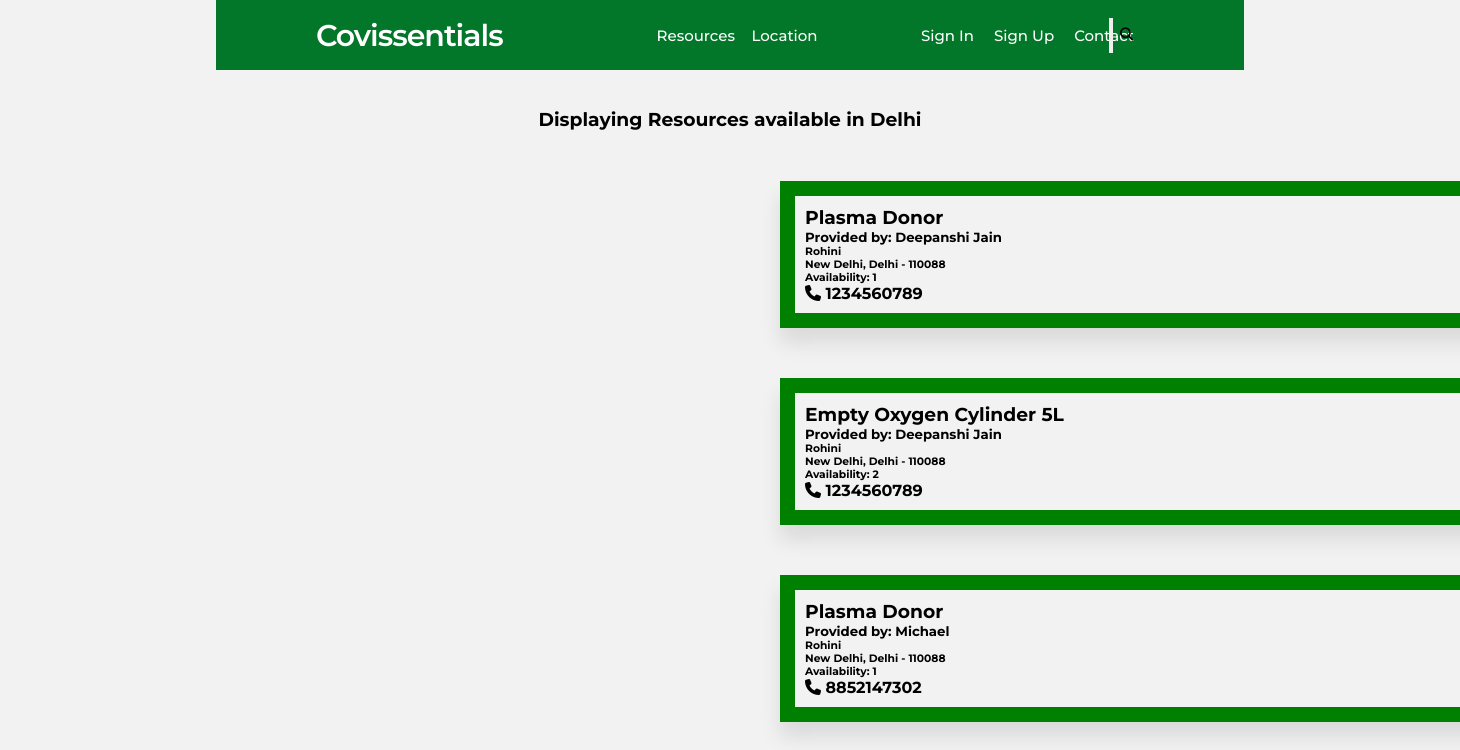
The app's page /display/0/1/, older data.
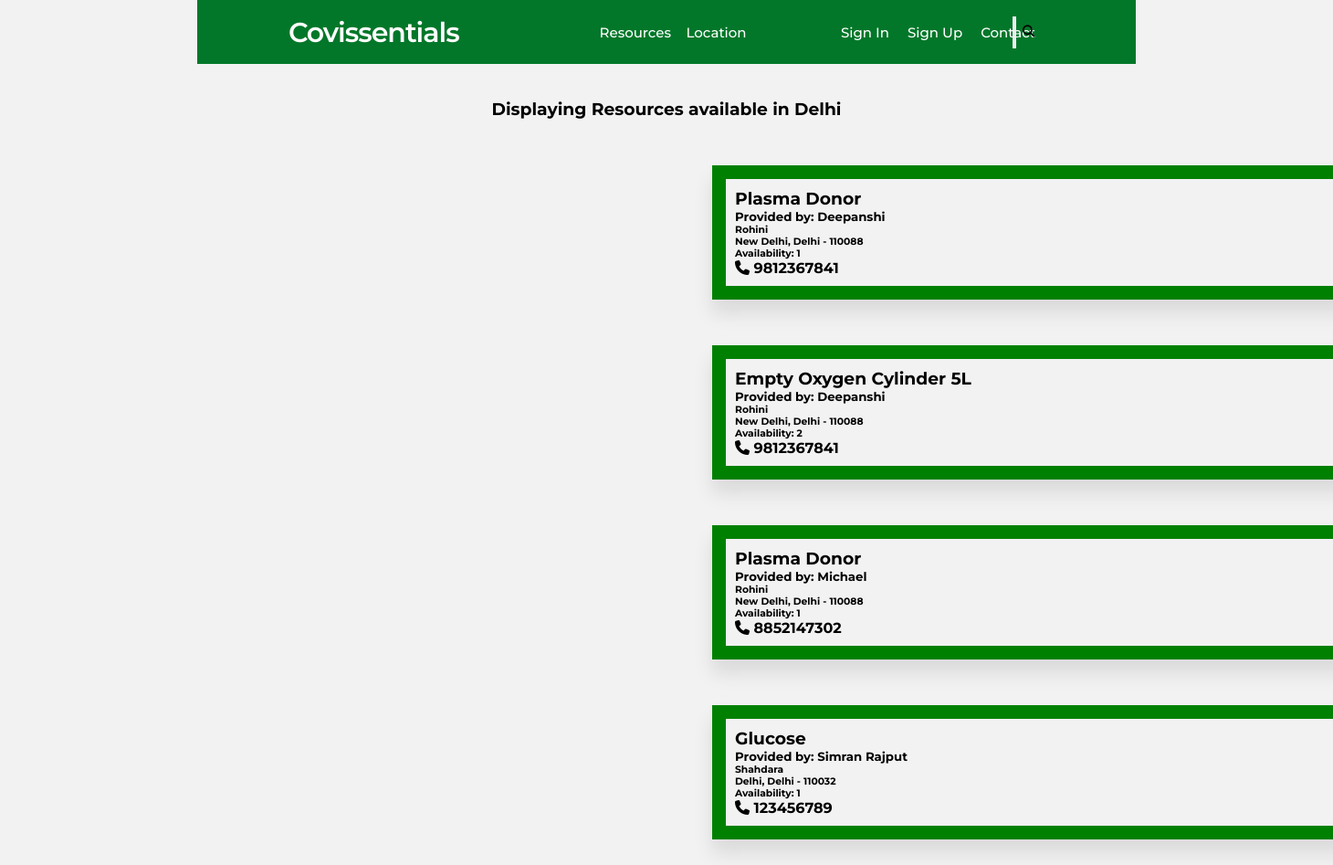
The same page, newer data.
### mainApp/models.py (models this page shows, shortened)
class State(models.Model):
    state = models.CharField(max_length=50)

class Resource(models.Model):
    rname = models.CharField(max_length=50)
    provider = models.ForeignKey(Provider, on_delete=models.CASCADE)
    avail=models.IntegerField(default=None,null=True,blank=True)
    category = models.ForeignKey(Category,on_delete=models.CASCADE)
    blood_group = models.CharField(max_length=20, null=True, blank=True, default=None)

class Provider(models.Model):
    name = models.CharField(max_length=20)
    uname = models.CharField(max_length=20)
    email = models.EmailField()
    phone = models.CharField(max_length=10, default=None, null=True, blank=True)
    area = models.CharField(max_length=20, default=None, null=True, blank=True)
    city = models.CharField(max_length=20, default=None, null=True, blank=True)
    state = models.ForeignKey(State, on_delete = models.CASCADE, null=True, blank = True)
    pin = models.CharField(max_length=20, default=None, null=True, blank=True)

### mainApp/views.py (the view, shortened to what this page needs)
# urls.py: path('display/<int:res>/<int:loc>/', views.display),
def display(request, res, loc ):
    r = Category.objects.order_by('name')
    l = State.objects.order_by('state')
    if (res == 0 and loc == 0):
        r1 = Resource.objects.all()
    elif( res == 0 and not loc == 0):
        r1 = Resource.objects.filter(provider__state=loc)
        try:
            location = State.objects.get(id=loc)
            return render(request, "display.html", {"Resource": r1, "Res": r, "Locations": l, "R": res, "L": loc,
                                                    "Lname": location})
        except:
            return render(request, "display.html", {"Resource": r1, "Res": r, "Locations": l,
                                                    "R": res, "L": loc, })
    return render(request, "display.html", {"Resource": r1, "Res": r, "Locations": l, "R": res, "L": loc,})

### mainApp/templates/display.html
{% extends 'index.html' %}
{% load static %}
{% block body %}
 {% if not Resource %}
    <div class="wrapper">
        <h3>No results found for {{Rname.name}} in {{Lname.state}}</h3>
    </div>
{% else %}
<br><br>
        {% if Rname and Lname %}
        <h3 align="center">Displaying {{Rname.name}} available in {{Lname.state}} </h3>
        {% elif not Rname and Lname %}
        <h3 align="center">Displaying Resources available in {{Lname.state}} </h3>
        {% elif not Lname and Rname %}
        <h3 align="center">Displaying {{Rname.name}} </h3>
        {% else %}
        <h3 align="center">Displaying all Resources  </h3>
        {% endif %}
        {% for i in Resource %}
        <div class="parent">
            <div class="myDiv">
                   <h3>{{i.rname}}</h3>
                    <h5>Provided by: {{i.provider.name}}</h5>
                    <h6>{{i.provider.area}}</h6>
                    <h6>{{i.provider.city}}, {{i.provider.state.state}} - {{i.provider.pin}}</h6>
                    <h6> Availability: {{i.avail}}</h6>
                    <h4><i class="fa fa-phone" aria-hidden="true"></i> {{i.provider.phone}}</h4>
        </div>
        </div>
        {% endfor %}
{% endif %}
{% endblock %}

### mainApp/templates/index.html (shortened to what this page needs)
{% load static %}
<!DOCTYPE html>
<html lang="en" dir="ltr">
<head>
    <link rel="stylesheet" href="https://cdnjs.cloudflare.com/ajax/libs/font-awesome/4.7.0/css/font-awesome.min.css">
    <link href="{% static 'css/style.css' %}" rel="stylesheet" type="text/css" media="all" />
  </head>
<body>
  <nav>
    <div class="logo">
      <a href="/" class="logo">Covissentials</a>
    </div>
    <div class="dropdown" style="float:left;">
            <button class="dropbtn">Resources</button>
    </div>
    <div class="dropdown" style="float:left;">
      <button class="dropbtn">Location</button>
    </div>
    {% if not user.is_authenticated %}
      <div class="nav-items">
        <li><a href="/signin/">Sign In</a></li>
        <li><a href="/signup/">Sign Up</a> </li>
        <li><a href="/contact/">Contact</a> </li>
      </div>
    {% else %}
      <div class="nav-items">
        <li><a href="/profile/" >Profile</a></li>
        <li><a href="/signout/" >SignOut</a></li>
        <li><a href="/contact/">Contact</a> </li>
      </div>
    {% endif %}
    <div class="searchbar">
      <form method="post" action="/">
        <div class="icon">
          <button type="submit">
            <i class="fa fa-search"></i>
          </button>
        </div>
      </form>
    </div>
  </nav>
  {% block body %}{% endblock %}
</body>
</html>

### mainApp/static/css/style.css (style rules this page uses)
* { margin: 0; padding: 0; outline: none; box-sizing: border-box; font-family: 'Montserrat', sans-serif; }
body { background: #f2f2f2; }
nav { background: #037729; display: flex; flex-wrap: wrap; align-items: center; justify-content: space-between; height: 70px; padding: 0 100px; }
nav .logo { color: #fff; font-size: 30px; font-weight: 600; letter-spacing: -1px; }
nav .nav-items { display: flex; flex: 1; padding: 0 0 0 200px; }
nav .nav-items li { list-style: none; padding: 0 10px; }
nav .nav-items li a { color: #fff; font-size: 15px; font-weight: 500; text-decoration: none; }
nav .searchbar { position: relative; }
nav .searchbar .icon { display: flex; position: absolute; top: 0; right: 0; width: 35px; height: 100%; background: none; border-radius: 3px; color: #fff; transition: all 0.5s 0.3s ease; }
nav .searchbar .icon i { position: absolute; top: 50%; left: 50%; transform: translate(-50%, -50%); cursor: pointer; }

### mainApp/templates/index.html (style rules this page uses)
* { margin: 0; padding: 0; outline: none; box-sizing: border-box; font-family: 'Montserrat', sans-serif; }
body {  width : 100%; height : 100% display: grid; place-items: center; }
nav { background: #037729; display: flex; flex-wrap: wrap; align-items: center; justify-content: space-between; height: 70px; padding: 0 100px; }
nav .logo { color: #fff; font-size: 30px; font-weight: 600; letter-spacing: -1px; text-decoration: none; }
nav .nav-items { display: flex; flex: -1; padding: 0 0 0 200px; }
nav .nav-items li { display: inline-flex; list-style: none; padding: 0 10px; }
nav .nav-items li a { color: #fff; font-size: 15px; font-weight: 500; text-decoration: none; }
nav .searchbar { position: relative; }
nav .searchbar .icon { display: flex; position: absolute; top: 0; right: 0; width: 35px; height: 100%; background: none; border-radius: 3px; color: #fff; transition: all 0.5s 0.3s ease; }
nav .searchbar .icon i { position: absolute; top: 50%; left: 50%; transform: translate(-50%, -50%); cursor: pointer; }
.myDiv { background-color: white; width: 800px; border: 15px solid green; padding: 10px; margin: 50px; align-self:center; position: relative; background: #f2f2f2; left: 50%; top: 50% transform: translate(-50%, -50%); box-shadow: 0px 15px 20px rgba(0,0,0,0.1); }
.dropbtn { background-color: #037729; color: white; padding: 16px; font-size: 15px; margin-left: 125%; font-weight: 500; border: none; cursor: pointer; text-decoration: none; }
.dropdown { position: relative; display: inline-block; }
.parent { width: 500px;  border: 2x solid black; position: relative ; }

Row changes from the older to the newer data that the page shows:
changed through a linked row, Resource (number 1 of 4 on the later page): provider.name "Deepanshi Jain" → "Deepanshi"; provider.phone "1234560789" → "9812367841"
changed through a linked row, Resource "Empty Oxygen Cylinder 5L": provider.name "Deepanshi Jain" → "Deepanshi"; provider.phone "1234560789" → "9812367841"
added Resource: rname "Glucose", provider.name "Simran Rajput", provider.area "Shahdara", provider.city "Delhi", provider.state.state "Delhi", provider.pin "110032", avail "1", provider.phone "123456789"
